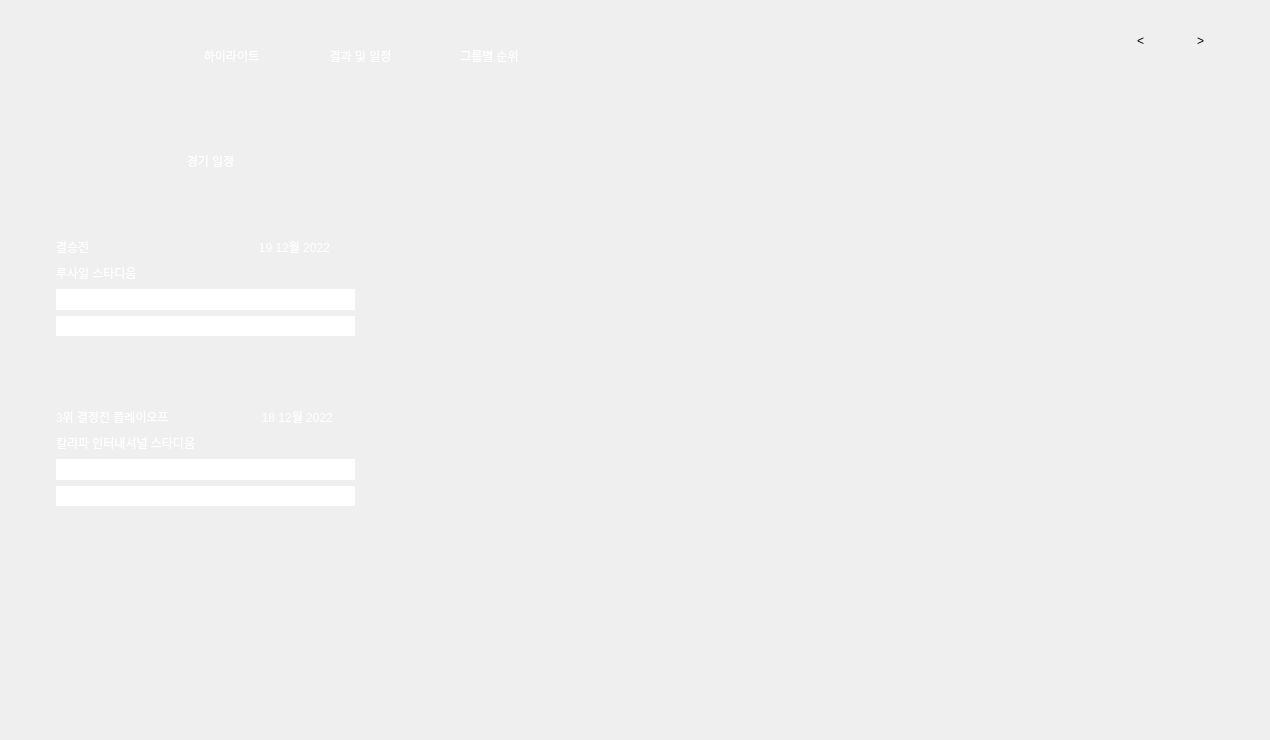
<?xml version="1.0" encoding="UTF-8"?>
<ui version="4.0">
 <class>MainWindow</class>
 <widget class="QMainWindow" name="MainWindow">
  <property name="geometry">
   <rect>
    <x>0</x>
    <y>0</y>
    <width>1270</width>
    <height>740</height>
   </rect>
  </property>
  <property name="windowTitle">
   <string>Qatar WC Manager</string>
  </property>
  <property name="styleSheet">
   <string notr="true">background-image: url(:/images/images/bg.jpg);
</string>
  </property>
  <widget class="QWidget" name="centralwidget">
   <widget class="QLabel" name="label_4">
    <property name="geometry">
     <rect>
      <x>40</x>
      <y>20</y>
      <width>121</width>
      <height>61</height>
     </rect>
    </property>
    <property name="autoFillBackground">
     <bool>false</bool>
    </property>
    <property name="styleSheet">
     <string notr="true">color : rgb(255, 255, 255);
opacity : 1;</string>
    </property>
    <property name="text">
     <string/>
    </property>
    <property name="pixmap">
     <pixmap resource="../resource.qrc">:/images/images/logo.webp</pixmap>
    </property>
    <property name="scaledContents">
     <bool>true</bool>
    </property>
    <property name="alignment">
     <set>Qt::AlignCenter</set>
    </property>
   </widget>
   <widget class="QWidget" name="horizontalLayoutWidget">
    <property name="geometry">
     <rect>
      <x>170</x>
      <y>20</y>
      <width>381</width>
      <height>71</height>
     </rect>
    </property>
    <layout class="QHBoxLayout" name="horizontalLayout">
     <item>
      <widget class="QLabel" name="label_1">
       <property name="styleSheet">
        <string notr="true">color : rgb(255, 255, 255);
opacity : 1;</string>
       </property>
       <property name="text">
        <string>하이라이트</string>
       </property>
       <property name="alignment">
        <set>Qt::AlignCenter</set>
       </property>
      </widget>
     </item>
     <item>
      <widget class="QLabel" name="label_2">
       <property name="styleSheet">
        <string notr="true">color : rgb(255, 255, 255);
opacity : 1;</string>
       </property>
       <property name="text">
        <string>결과 및 일정</string>
       </property>
       <property name="alignment">
        <set>Qt::AlignCenter</set>
       </property>
      </widget>
     </item>
     <item>
      <widget class="QLabel" name="label_3">
       <property name="styleSheet">
        <string notr="true">color : rgb(255, 255, 255);</string>
       </property>
       <property name="text">
        <string>그룹별 순위</string>
       </property>
       <property name="alignment">
        <set>Qt::AlignCenter</set>
       </property>
      </widget>
     </item>
    </layout>
   </widget>
   <widget class="QFrame" name="frame">
    <property name="geometry">
     <rect>
      <x>30</x>
      <y>380</y>
      <width>351</width>
      <height>151</height>
     </rect>
    </property>
    <property name="styleSheet">
     <string notr="true">color : rgb(255, 255, 255);
border-radius : 20px;</string>
    </property>
    <property name="frameShape">
     <enum>QFrame::StyledPanel</enum>
    </property>
    <property name="frameShadow">
     <enum>QFrame::Raised</enum>
    </property>
    <widget class="QWidget" name="verticalLayoutWidget">
     <property name="geometry">
      <rect>
       <x>10</x>
       <y>10</y>
       <width>331</width>
       <height>132</height>
      </rect>
     </property>
     <layout class="QVBoxLayout" name="verticalLayout">
      <property name="leftMargin">
       <number>16</number>
      </property>
      <property name="topMargin">
       <number>16</number>
      </property>
      <property name="rightMargin">
       <number>16</number>
      </property>
      <property name="bottomMargin">
       <number>16</number>
      </property>
      <item>
       <widget class="QLabel" name="label_5">
        <property name="text">
         <string>3위 결정전 플레이오프                            18 12월 2022</string>
        </property>
       </widget>
      </item>
      <item>
       <widget class="QLabel" name="label_6">
        <property name="text">
         <string>칼리파 인터내셔널 스타디움</string>
        </property>
       </widget>
      </item>
      <item>
       <widget class="QLabel" name="label_7">
        <property name="styleSheet">
         <string notr="true">background-color: rgb(255, 255, 255);</string>
        </property>
        <property name="text">
         <string>크로아티아                                                      2</string>
        </property>
        <property name="scaledContents">
         <bool>true</bool>
        </property>
       </widget>
      </item>
      <item>
       <widget class="QLabel" name="label_8">
        <property name="styleSheet">
         <string notr="true">background-color: rgb(255, 255, 255);</string>
        </property>
        <property name="text">
         <string>모로코                                                            2</string>
        </property>
       </widget>
      </item>
     </layout>
    </widget>
   </widget>
   <widget class="QFrame" name="frame_2">
    <property name="geometry">
     <rect>
      <x>30</x>
      <y>210</y>
      <width>351</width>
      <height>151</height>
     </rect>
    </property>
    <property name="styleSheet">
     <string notr="true">color : rgb(255, 255, 255);
border-radius : 20px;</string>
    </property>
    <property name="frameShape">
     <enum>QFrame::StyledPanel</enum>
    </property>
    <property name="frameShadow">
     <enum>QFrame::Raised</enum>
    </property>
    <widget class="QWidget" name="verticalLayoutWidget_2">
     <property name="geometry">
      <rect>
       <x>10</x>
       <y>10</y>
       <width>331</width>
       <height>132</height>
      </rect>
     </property>
     <layout class="QVBoxLayout" name="verticalLayout_2">
      <property name="leftMargin">
       <number>16</number>
      </property>
      <property name="topMargin">
       <number>16</number>
      </property>
      <property name="rightMargin">
       <number>16</number>
      </property>
      <property name="bottomMargin">
       <number>16</number>
      </property>
      <item>
       <widget class="QLabel" name="label_9">
        <property name="text">
         <string>결승전                                                   19 12월 2022</string>
        </property>
       </widget>
      </item>
      <item>
       <widget class="QLabel" name="label_10">
        <property name="text">
         <string>루사일 스타디움</string>
        </property>
       </widget>
      </item>
      <item>
       <widget class="QLabel" name="label_11">
        <property name="styleSheet">
         <string notr="true">background-color: rgb(255, 255, 255);</string>
        </property>
        <property name="text">
         <string>아르헨티나                                                      0</string>
        </property>
        <property name="scaledContents">
         <bool>true</bool>
        </property>
       </widget>
      </item>
      <item>
       <widget class="QLabel" name="label_12">
        <property name="styleSheet">
         <string notr="true">background-color: rgb(255, 255, 255);</string>
        </property>
        <property name="text">
         <string>프랑스                                                            0</string>
        </property>
       </widget>
      </item>
     </layout>
    </widget>
   </widget>
   <widget class="QLabel" name="label">
    <property name="geometry">
     <rect>
      <x>400</x>
      <y>90</y>
      <width>871</width>
      <height>481</height>
     </rect>
    </property>
    <property name="text">
     <string/>
    </property>
    <property name="pixmap">
     <pixmap resource="../resource.qrc">:/images/images/korHL.webp</pixmap>
    </property>
    <property name="scaledContents">
     <bool>true</bool>
    </property>
   </widget>
   <widget class="QPushButton" name="pushButton">
    <property name="geometry">
     <rect>
      <x>1050</x>
      <y>20</y>
      <width>41</width>
      <height>41</height>
     </rect>
    </property>
    <property name="styleSheet">
     <string notr="true">border : 0;
</string>
    </property>
    <property name="text">
     <string/>
    </property>
    <property name="icon">
     <iconset resource="../resource.qrc">
      <normaloff>:/images/images/1103500.png</normaloff>:/images/images/1103500.png</iconset>
    </property>
    <property name="iconSize">
     <size>
      <width>30</width>
      <height>30</height>
     </size>
    </property>
   </widget>
   <widget class="QPushButton" name="pushButton_2">
    <property name="geometry">
     <rect>
      <x>1180</x>
      <y>20</y>
      <width>41</width>
      <height>41</height>
     </rect>
    </property>
    <property name="styleSheet">
     <string notr="true">border : 0;
</string>
    </property>
    <property name="text">
     <string>&gt;</string>
    </property>
    <property name="iconSize">
     <size>
      <width>30</width>
      <height>30</height>
     </size>
    </property>
   </widget>
   <widget class="QPushButton" name="pushButton_3">
    <property name="geometry">
     <rect>
      <x>1120</x>
      <y>20</y>
      <width>41</width>
      <height>41</height>
     </rect>
    </property>
    <property name="styleSheet">
     <string notr="true">border : 0;
</string>
    </property>
    <property name="text">
     <string>&lt;</string>
    </property>
    <property name="iconSize">
     <size>
      <width>30</width>
      <height>30</height>
     </size>
    </property>
   </widget>
   <widget class="QLabel" name="label_13">
    <property name="geometry">
     <rect>
      <x>40</x>
      <y>130</y>
      <width>341</width>
      <height>61</height>
     </rect>
    </property>
    <property name="styleSheet">
     <string notr="true">color : rgb(255, 255, 255);
border-radius : 20px;</string>
    </property>
    <property name="text">
     <string>경기 일정</string>
    </property>
    <property name="alignment">
     <set>Qt::AlignCenter</set>
    </property>
   </widget>
  </widget>
  <widget class="QMenuBar" name="menubar">
   <property name="geometry">
    <rect>
     <x>0</x>
     <y>0</y>
     <width>1270</width>
     <height>24</height>
    </rect>
   </property>
  </widget>
 </widget>
 <resources>
  <include location="../resource.qrc"/>
 </resources>
 <connections>
  <connection>
   <sender>pushButton</sender>
   <signal>clicked()</signal>
   <receiver>MainWindow</receiver>
   <slot>muteAudio()</slot>
   <hints>
    <hint type="sourcelabel">
     <x>1063</x>
     <y>61</y>
    </hint>
    <hint type="destinationlabel">
     <x>920</x>
     <y>65</y>
    </hint>
   </hints>
  </connection>
  <connection>
   <sender>pushButton_2</sender>
   <signal>clicked()</signal>
   <receiver>MainWindow</receiver>
   <slot>nextAudio()</slot>
   <hints>
    <hint type="sourcelabel">
     <x>1211</x>
     <y>67</y>
    </hint>
    <hint type="destinationlabel">
     <x>1250</x>
     <y>66</y>
    </hint>
   </hints>
  </connection>
  <connection>
   <sender>pushButton_3</sender>
   <signal>clicked()</signal>
   <receiver>MainWindow</receiver>
   <slot>previousAudio()</slot>
   <hints>
    <hint type="sourcelabel">
     <x>1136</x>
     <y>53</y>
    </hint>
    <hint type="destinationlabel">
     <x>1141</x>
     <y>31</y>
    </hint>
   </hints>
  </connection>
 </connections>
 <slots>
  <slot>muteAudio()</slot>
  <slot>nextAudio()</slot>
  <slot>previousAudio()</slot>
 </slots>
</ui>
